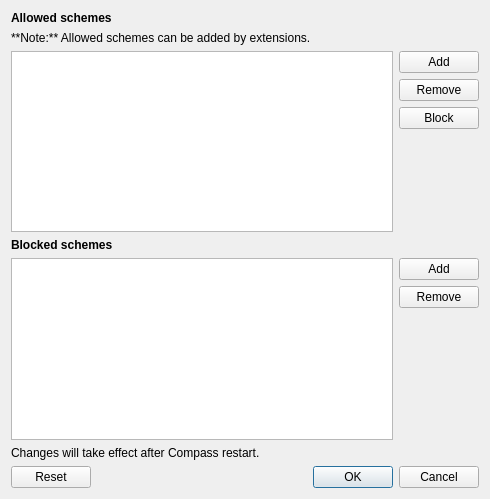
<?xml version="1.0" encoding="UTF-8"?>
<ui version="4.0">
 <class>SchemeManager</class>
 <widget class="QDialog" name="SchemeManager">
  <property name="geometry">
   <rect>
    <x>0</x>
    <y>0</y>
    <width>490</width>
    <height>499</height>
   </rect>
  </property>
  <property name="windowTitle">
   <string>Custom scheme manager</string>
  </property>
  <layout class="QVBoxLayout" name="verticalLayout">
   <item>
    <widget class="QLabel" name="label">
     <property name="font">
      <font>
       <weight>75</weight>
       <bold>true</bold>
      </font>
     </property>
     <property name="text">
      <string>Allowed schemes</string>
     </property>
    </widget>
   </item>
   <item>
    <widget class="QLabel" name="label_3">
     <property name="text">
      <string>**Note:** Allowed schemes can be added by extensions.</string>
     </property>
     <property name="textFormat">
      <enum>Qt::MarkdownText</enum>
     </property>
    </widget>
   </item>
   <item>
    <layout class="QHBoxLayout" name="horizontalLayout">
     <item>
      <widget class="QListWidget" name="allowedList">
       <property name="sortingEnabled">
        <bool>true</bool>
       </property>
      </widget>
     </item>
     <item>
      <layout class="QVBoxLayout" name="verticalLayout_2">
       <item>
        <widget class="QPushButton" name="allowedAddButton">
         <property name="text">
          <string>Add</string>
         </property>
        </widget>
       </item>
       <item>
        <widget class="QPushButton" name="allowedRemoveButton">
         <property name="text">
          <string>Remove</string>
         </property>
        </widget>
       </item>
       <item>
        <widget class="QPushButton" name="blockButton">
         <property name="text">
          <string>Block</string>
         </property>
        </widget>
       </item>
       <item>
        <spacer name="verticalSpacer">
         <property name="orientation">
          <enum>Qt::Vertical</enum>
         </property>
         <property name="sizeHint" stdset="0">
          <size>
           <width>20</width>
           <height>40</height>
          </size>
         </property>
        </spacer>
       </item>
      </layout>
     </item>
    </layout>
   </item>
   <item>
    <widget class="QLabel" name="label_2">
     <property name="font">
      <font>
       <weight>75</weight>
       <bold>true</bold>
      </font>
     </property>
     <property name="text">
      <string>Blocked schemes</string>
     </property>
    </widget>
   </item>
   <item>
    <layout class="QHBoxLayout" name="horizontalLayout_2">
     <item>
      <widget class="QListWidget" name="blockedList">
       <property name="sortingEnabled">
        <bool>true</bool>
       </property>
      </widget>
     </item>
     <item>
      <layout class="QVBoxLayout" name="verticalLayout_3">
       <item>
        <widget class="QPushButton" name="blockedAddButton">
         <property name="text">
          <string>Add</string>
         </property>
        </widget>
       </item>
       <item>
        <widget class="QPushButton" name="blockedRemoveButton">
         <property name="text">
          <string>Remove</string>
         </property>
        </widget>
       </item>
       <item>
        <spacer name="verticalSpacer_2">
         <property name="orientation">
          <enum>Qt::Vertical</enum>
         </property>
         <property name="sizeHint" stdset="0">
          <size>
           <width>20</width>
           <height>40</height>
          </size>
         </property>
        </spacer>
       </item>
      </layout>
     </item>
    </layout>
   </item>
   <item>
    <widget class="QLabel" name="label_4">
     <property name="text">
      <string>Changes will take effect after Compass restart.</string>
     </property>
    </widget>
   </item>
   <item>
    <widget class="QDialogButtonBox" name="buttonBox">
     <property name="orientation">
      <enum>Qt::Horizontal</enum>
     </property>
     <property name="standardButtons">
      <set>QDialogButtonBox::Cancel|QDialogButtonBox::Ok|QDialogButtonBox::Reset</set>
     </property>
    </widget>
   </item>
  </layout>
 </widget>
 <tabstops>
  <tabstop>allowedList</tabstop>
  <tabstop>allowedAddButton</tabstop>
  <tabstop>allowedRemoveButton</tabstop>
  <tabstop>blockButton</tabstop>
  <tabstop>blockedList</tabstop>
  <tabstop>blockedAddButton</tabstop>
  <tabstop>blockedRemoveButton</tabstop>
 </tabstops>
 <resources/>
 <connections>
  <connection>
   <sender>buttonBox</sender>
   <signal>rejected()</signal>
   <receiver>SchemeManager</receiver>
   <slot>reject()</slot>
   <hints>
    <hint type="sourcelabel">
     <x>302</x>
     <y>475</y>
    </hint>
    <hint type="destinationlabel">
     <x>404</x>
     <y>413</y>
    </hint>
   </hints>
  </connection>
 </connections>
</ui>
